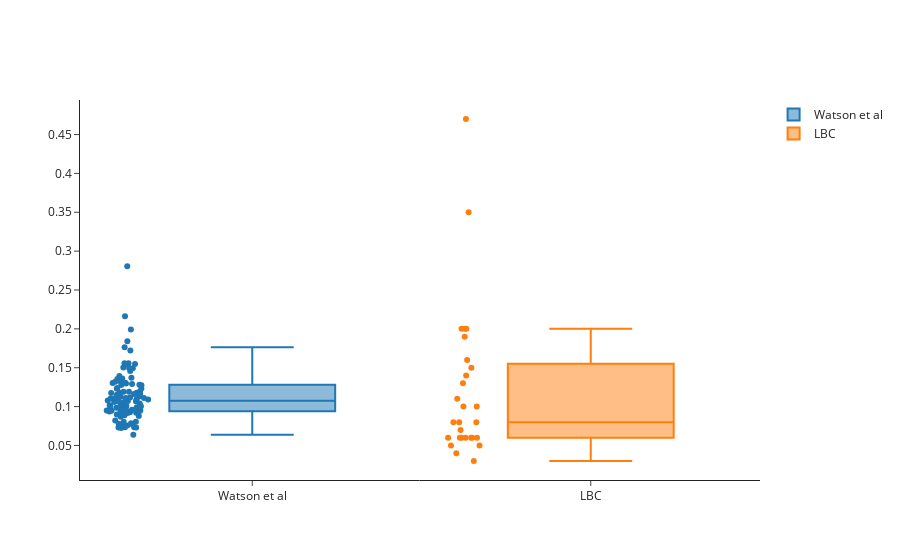

This figure's notebook cell:
### Code cell
import plotly.express as px
import plotly.graph_objects as go 
fig = go.Figure()
fig.add_trace(
    go.Box(y=dnmt3a_blundell/100, boxpoints='all', name='Watson et al')
)

dnmt3a_lbc = [traj.fitness for traj in cohort if (traj.gene == 'DNMT3A')]
fig.add_trace(
    go.Box(y=dnmt3a_lbc, boxpoints='all', name='LBC')
)
